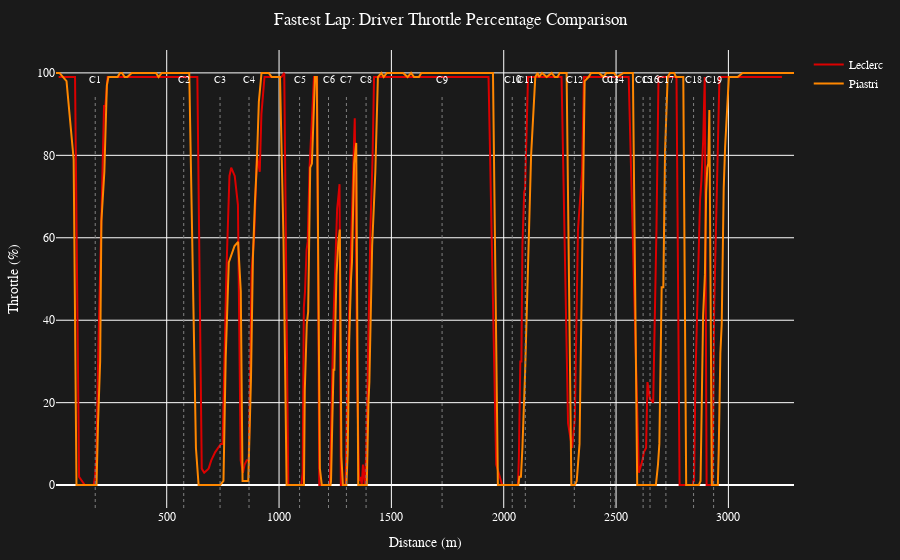

Write notebook code for a chart like this one.
### Markdown cell above
Same concept as the previous graph, but with the throttle percentage on the y-axis (made specifically for use in the interactive dashboard).

### Code cell
plot_lap_telemetry_comparison(session, 'LEC', 'PIA', 'Throttle')

### Figure 1 — Plotly figure (JSON) as saved in the notebook; plotly's stock layout.template omitted (floating-point values rounded to 4 significant figures; data arrays with more than 128 entries replaced by an {"elided": "..."} marker saying what was removed)
{"data": [{"hovertemplate": "<b>LEC</b><br><b>Throttle: %{y} %</b><extra></extra>", "line": {"color": "#dc0000"}, "mode": "lines", "name": "Leclerc", "type": "scatter", "x": {"elided": "269 float values"}, "y": {"elided": "269 int values"}}, {"hovertemplate": "<b>PIA</b><br><b>Throttle: %{y} %</b><extra></extra>", "line": {"color": "#ff8700"}, "mode": "lines", "name": "Piastri", "type": "scatter", "x": {"elided": "271 float values"}, "y": {"elided": "271 int values"}}], "layout": {"annotations": [{"align": "center", "font": {"size": 10}, "showarrow": false, "text": "C1", "x": 181.8, "xref": "x", "y": 0.95, "yref": "paper"}, {"align": "center", "font": {"size": 10}, "showarrow": false, "text": "C2", "x": 575.8, "xref": "x", "y": 0.95, "yref": "paper"}, {"align": "center", "font": {"size": 10}, "showarrow": false, "text": "C3", "x": 737.5, "xref": "x", "y": 0.95, "yref": "paper"}, {"align": "center", "font": {"size": 10}, "showarrow": false, "text": "C4", "x": 866.4, "xref": "x", "y": 0.95, "yref": "paper"}, {"align": "center", "font": {"size": 10}, "showarrow": false, "text": "C5", "x": 1091.0, "xref": "x", "y": 0.95, "yref": "paper"}, {"align": "center", "font": {"size": 10}, "showarrow": false, "text": "C6", "x": 1220.0, "xref": "x", "y": 0.95, "yref": "paper"}, {"align": "center", "font": {"size": 10}, "showarrow": false, "text": "C7", "x": 1300.0, "xref": "x", "y": 0.95, "yref": "paper"}, {"align": "center", "font": {"size": 10}, "showarrow": false, "text": "C8", "x": 1387.0, "xref": "x", "y": 0.95, "yref": "paper"}, {"align": "center", "font": {"size": 10}, "showarrow": false, "text": "C9", "x": 1726.0, "xref": "x", "y": 0.95, "yref": "paper"}, {"align": "center", "font": {"size": 10}, "showarrow": false, "text": "C10", "x": 2038.0, "xref": "x", "y": 0.95, "yref": "paper"}, {"align": "center", "font": {"size": 10}, "showarrow": false, "text": "C11", "x": 2096.0, "xref": "x", "y": 0.95, "yref": "paper"}, {"align": "center", "font": {"size": 10}, "showarrow": false, "text": "C12", "x": 2314.0, "xref": "x", "y": 0.95, "yref": "paper"}, {"align": "center", "font": {"size": 10}, "showarrow": false, "text": "C13", "x": 2476.0, "xref": "x", "y": 0.95, "yref": "paper"}, {"align": "center", "font": {"size": 10}, "showarrow": false, "text": "C14", "x": 2495.0, "xref": "x", "y": 0.95, "yref": "paper"}, {"align": "center", "font": {"size": 10}, "showarrow": false, "text": "C15", "x": 2620.0, "xref": "x", "y": 0.95, "yref": "paper"}, {"align": "center", "font": {"size": 10}, "showarrow": false, "text": "C16", "x": 2651.0, "xref": "x", "y": 0.95, "yref": "paper"}, {"align": "center", "font": {"size": 10}, "showarrow": false, "text": "C17", "x": 2722.0, "xref": "x", "y": 0.95, "yref": "paper"}, {"align": "center", "font": {"size": 10}, "showarrow": false, "text": "C18", "x": 2845.0, "xref": "x", "y": 0.95, "yref": "paper"}, {"align": "center", "font": {"size": 10}, "showarrow": false, "text": "C19", "x": 2934.0, "xref": "x", "y": 0.95, "yref": "paper"}], "font": {"color": "white", "family": "Arial", "size": 12}, "margin": {"b": 50, "l": 50, "r": 50, "t": 50}, "paper_bgcolor": "#1a1a1a", "plot_bgcolor": "#1a1a1a", "shapes": [{"line": {"color": "grey", "dash": "dot", "width": 1}, "type": "line", "x0": 181.8, "x1": 181.8, "xref": "x", "y0": 0, "y1": 0.9, "yref": "paper"}, {"line": {"color": "grey", "dash": "dot", "width": 1}, "type": "line", "x0": 575.8, "x1": 575.8, "xref": "x", "y0": 0, "y1": 0.9, "yref": "paper"}, {"line": {"color": "grey", "dash": "dot", "width": 1}, "type": "line", "x0": 737.5, "x1": 737.5, "xref": "x", "y0": 0, "y1": 0.9, "yref": "paper"}, {"line": {"color": "grey", "dash": "dot", "width": 1}, "type": "line", "x0": 866.4, "x1": 866.4, "xref": "x", "y0": 0, "y1": 0.9, "yref": "paper"}, {"line": {"color": "grey", "dash": "dot", "width": 1}, "type": "line", "x0": 1091.0, "x1": 1091.0, "xref": "x", "y0": 0, "y1": 0.9, "yref": "paper"}, {"line": {"color": "grey", "dash": "dot", "width": 1}, "type": "line", "x0": 1220.0, "x1": 1220.0, "xref": "x", "y0": 0, "y1": 0.9, "yref": "paper"}, {"line": {"color": "grey", "dash": "dot", "width": 1}, "type": "line", "x0": 1300.0, "x1": 1300.0, "xref": "x", "y0": 0, "y1": 0.9, "yref": "paper"}, {"line": {"color": "grey", "dash": "dot", "width": 1}, "type": "line", "x0": 1387.0, "x1": 1387.0, "xref": "x", "y0": 0, "y1": 0.9, "yref": "paper"}, {"line": {"color": "grey", "dash": "dot", "width": 1}, "type": "line", "x0": 1726.0, "x1": 1726.0, "xref": "x", "y0": 0, "y1": 0.9, "yref": "paper"}, {"line": {"color": "grey", "dash": "dot", "width": 1}, "type": "line", "x0": 2038.0, "x1": 2038.0, "xref": "x", "y0": 0, "y1": 0.9, "yref": "paper"}, {"line": {"color": "grey", "dash": "dot", "width": 1}, "type": "line", "x0": 2096.0, "x1": 2096.0, "xref": "x", "y0": 0, "y1": 0.9, "yref": "paper"}, {"line": {"color": "grey", "dash": "dot", "width": 1}, "type": "line", "x0": 2314.0, "x1": 2314.0, "xref": "x", "y0": 0, "y1": 0.9, "yref": "paper"}, {"line": {"color": "grey", "dash": "dot", "width": 1}, "type": "line", "x0": 2476.0, "x1": 2476.0, "xref": "x", "y0": 0, "y1": 0.9, "yref": "paper"}, {"line": {"color": "grey", "dash": "dot", "width": 1}, "type": "line", "x0": 2495.0, "x1": 2495.0, "xref": "x", "y0": 0, "y1": 0.9, "yref": "paper"}, {"line": {"color": "grey", "dash": "dot", "width": 1}, "type": "line", "x0": 2620.0, "x1": 2620.0, "xref": "x", "y0": 0, "y1": 0.9, "yref": "paper"}, {"line": {"color": "grey", "dash": "dot", "width": 1}, "type": "line", "x0": 2651.0, "x1": 2651.0, "xref": "x", "y0": 0, "y1": 0.9, "yref": "paper"}, {"line": {"color": "grey", "dash": "dot", "width": 1}, "type": "line", "x0": 2722.0, "x1": 2722.0, "xref": "x", "y0": 0, "y1": 0.9, "yref": "paper"}, {"line": {"color": "grey", "dash": "dot", "width": 1}, "type": "line", "x0": 2845.0, "x1": 2845.0, "xref": "x", "y0": 0, "y1": 0.9, "yref": "paper"}, {"line": {"color": "grey", "dash": "dot", "width": 1}, "type": "line", "x0": 2934.0, "x1": 2934.0, "xref": "x", "y0": 0, "y1": 0.9, "yref": "paper"}], "title": {"text": "Fastest Lap: Driver Throttle Percentage Comparison", "x": 0.5, "xanchor": "center"}, "xaxis": {"title": {"text": "Distance (m)"}}, "yaxis": {"title": {"text": "Throttle (%)"}}}}
